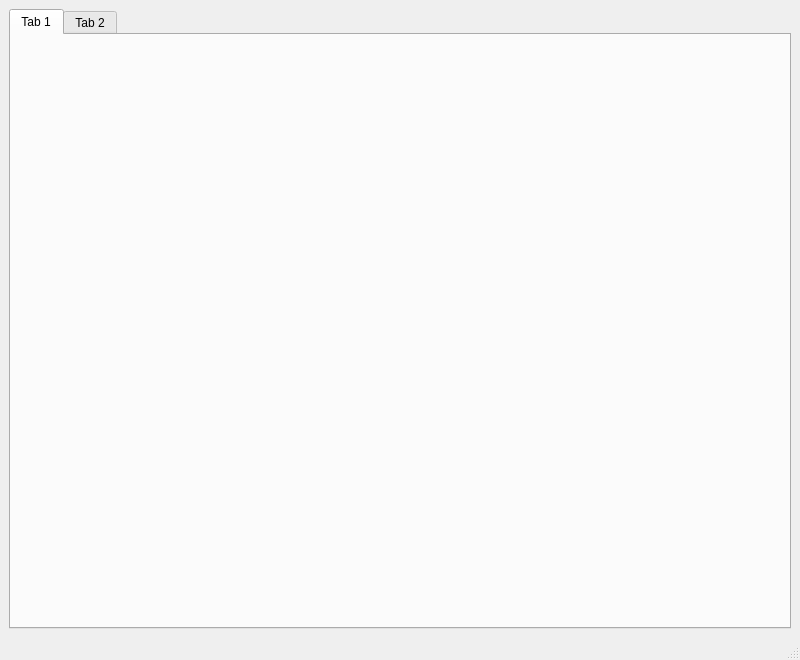
<?xml version="1.0" encoding="UTF-8"?>
<ui version="4.0">
 <class>MainWindow</class>
 <widget class="QMainWindow" name="MainWindow">
  <property name="geometry">
   <rect>
    <x>0</x>
    <y>0</y>
    <width>800</width>
    <height>660</height>
   </rect>
  </property>
  <property name="windowTitle">
   <string>MainWindow</string>
  </property>
  <widget class="QWidget" name="centralwidget">
   <layout class="QGridLayout" name="gridLayout">
    <item row="0" column="0">
     <widget class="QTabWidget" name="twg_main">
      <widget class="QWidget" name="tab">
       <attribute name="title">
        <string>Tab 1</string>
       </attribute>
      </widget>
      <widget class="QWidget" name="tab_2">
       <attribute name="title">
        <string>Tab 2</string>
       </attribute>
      </widget>
     </widget>
    </item>
   </layout>
  </widget>
  <widget class="QMenuBar" name="menubar">
   <property name="geometry">
    <rect>
     <x>0</x>
     <y>0</y>
     <width>800</width>
     <height>22</height>
    </rect>
   </property>
  </widget>
  <widget class="QStatusBar" name="statusbar"/>
 </widget>
 <resources/>
 <connections/>
</ui>
